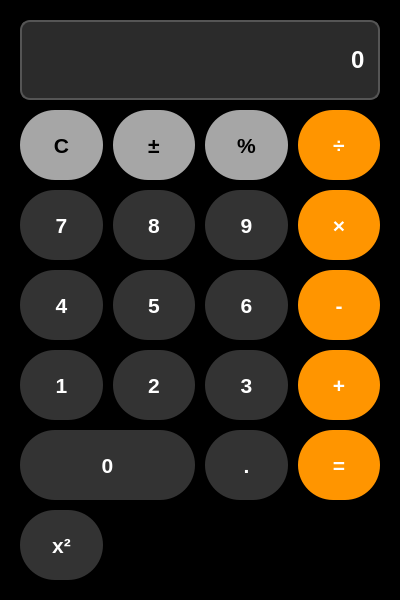
<?xml version="1.0" encoding="UTF-8"?>
<ui version="4.0">
 <class>Calculator</class>
 <widget class="QWidget" name="Calculator">
  <property name="geometry">
   <rect>
    <x>0</x>
    <y>0</y>
    <width>400</width>
    <height>500</height>
   </rect>
  </property>
  <property name="windowTitle">
   <string>Calculator</string>
  </property>
  <property name="styleSheet">
   <string>QWidget {
    background-color: #000000;
}</string>
  </property>
  <layout class="QVBoxLayout" name="main_layout">
   <property name="spacing">
    <number>10</number>
   </property>
   <property name="leftMargin">
    <number>20</number>
   </property>
   <property name="topMargin">
    <number>20</number>
   </property>
   <property name="rightMargin">
    <number>20</number>
   </property>
   <property name="bottomMargin">
    <number>20</number>
   </property>
   <item>
    <widget class="QLineEdit" name="display">
     <property name="minimumSize">
      <size>
       <width>0</width>
       <height>80</height>
      </size>
     </property>
     <property name="font">
      <font>
       <pointsize>18</pointsize>
       <bold>true</bold>
      </font>
     </property>
     <property name="styleSheet">
      <string>QLineEdit {
    background-color: #2b2b2b;
    color: white;
    border: 2px solid #555;
    border-radius: 10px;
    padding: 10px;
}</string>
     </property>
     <property name="text">
      <string>0</string>
     </property>
     <property name="alignment">
      <set>Qt::AlignRight|Qt::AlignVCenter</set>
     </property>
     <property name="readOnly">
      <bool>true</bool>
     </property>
    </widget>
   </item>
   <item>
    <layout class="QGridLayout" name="button_grid">
     <property name="spacing">
      <number>10</number>
     </property>
     <item row="0" column="0">
      <widget class="QPushButton" name="btn_clear">
       <property name="minimumSize">
        <size>
         <width>70</width>
         <height>70</height>
        </size>
       </property>
       <property name="font">
        <font>
         <pointsize>16</pointsize>
         <bold>true</bold>
        </font>
       </property>
       <property name="styleSheet">
        <string>QPushButton {
    background-color: #a6a6a6;
    color: black;
    border: none;
    border-radius: 35px;
    font-weight: bold;
}
QPushButton:hover {
    background-color: #bfbfbf;
}
QPushButton:pressed {
    background-color: #8a8a8a;
}</string>
       </property>
       <property name="text">
        <string>C</string>
       </property>
      </widget>
     </item>
     <item row="0" column="1">
      <widget class="QPushButton" name="btn_toggle_sign">
       <property name="minimumSize">
        <size>
         <width>70</width>
         <height>70</height>
        </size>
       </property>
       <property name="font">
        <font>
         <pointsize>16</pointsize>
         <bold>true</bold>
        </font>
       </property>
       <property name="styleSheet">
        <string>QPushButton {
    background-color: #a6a6a6;
    color: black;
    border: none;
    border-radius: 35px;
    font-weight: bold;
}
QPushButton:hover {
    background-color: #bfbfbf;
}
QPushButton:pressed {
    background-color: #8a8a8a;
}</string>
       </property>
       <property name="text">
        <string>±</string>
       </property>
      </widget>
     </item>
     <item row="0" column="2">
      <widget class="QPushButton" name="btn_percentage">
       <property name="minimumSize">
        <size>
         <width>70</width>
         <height>70</height>
        </size>
       </property>
       <property name="font">
        <font>
         <pointsize>16</pointsize>
         <bold>true</bold>
        </font>
       </property>
       <property name="styleSheet">
        <string>QPushButton {
    background-color: #a6a6a6;
    color: black;
    border: none;
    border-radius: 35px;
    font-weight: bold;
}
QPushButton:hover {
    background-color: #bfbfbf;
}
QPushButton:pressed {
    background-color: #8a8a8a;
}</string>
       </property>
       <property name="text">
        <string>%</string>
       </property>
      </widget>
     </item>
     <item row="0" column="3">
      <widget class="QPushButton" name="btn_divide">
       <property name="minimumSize">
        <size>
         <width>70</width>
         <height>70</height>
        </size>
       </property>
       <property name="font">
        <font>
         <pointsize>16</pointsize>
         <bold>true</bold>
        </font>
       </property>
       <property name="styleSheet">
        <string>QPushButton {
    background-color: #ff9500;
    color: white;
    border: none;
    border-radius: 35px;
    font-weight: bold;
}
QPushButton:hover {
    background-color: #ffad33;
}
QPushButton:pressed {
    background-color: #cc7700;
}</string>
       </property>
       <property name="text">
        <string>÷</string>
       </property>
      </widget>
     </item>
     <item row="1" column="0">
      <widget class="QPushButton" name="btn_7">
       <property name="minimumSize">
        <size>
         <width>70</width>
         <height>70</height>
        </size>
       </property>
       <property name="font">
        <font>
         <pointsize>16</pointsize>
         <bold>true</bold>
        </font>
       </property>
       <property name="styleSheet">
        <string>QPushButton {
    background-color: #333333;
    color: white;
    border: none;
    border-radius: 35px;
    font-weight: bold;
}
QPushButton:hover {
    background-color: #4d4d4d;
}
QPushButton:pressed {
    background-color: #1a1a1a;
}</string>
       </property>
       <property name="text">
        <string>7</string>
       </property>
      </widget>
     </item>
     <item row="1" column="1">
      <widget class="QPushButton" name="btn_8">
       <property name="minimumSize">
        <size>
         <width>70</width>
         <height>70</height>
        </size>
       </property>
       <property name="font">
        <font>
         <pointsize>16</pointsize>
         <bold>true</bold>
        </font>
       </property>
       <property name="styleSheet">
        <string>QPushButton {
    background-color: #333333;
    color: white;
    border: none;
    border-radius: 35px;
    font-weight: bold;
}
QPushButton:hover {
    background-color: #4d4d4d;
}
QPushButton:pressed {
    background-color: #1a1a1a;
}</string>
       </property>
       <property name="text">
        <string>8</string>
       </property>
      </widget>
     </item>
     <item row="1" column="2">
      <widget class="QPushButton" name="btn_9">
       <property name="minimumSize">
        <size>
         <width>70</width>
         <height>70</height>
        </size>
       </property>
       <property name="font">
        <font>
         <pointsize>16</pointsize>
         <bold>true</bold>
        </font>
       </property>
       <property name="styleSheet">
        <string>QPushButton {
    background-color: #333333;
    color: white;
    border: none;
    border-radius: 35px;
    font-weight: bold;
}
QPushButton:hover {
    background-color: #4d4d4d;
}
QPushButton:pressed {
    background-color: #1a1a1a;
}</string>
       </property>
       <property name="text">
        <string>9</string>
       </property>
      </widget>
     </item>
     <item row="1" column="3">
      <widget class="QPushButton" name="btn_multiply">
       <property name="minimumSize">
        <size>
         <width>70</width>
         <height>70</height>
        </size>
       </property>
       <property name="font">
        <font>
         <pointsize>16</pointsize>
         <bold>true</bold>
        </font>
       </property>
       <property name="styleSheet">
        <string>QPushButton {
    background-color: #ff9500;
    color: white;
    border: none;
    border-radius: 35px;
    font-weight: bold;
}
QPushButton:hover {
    background-color: #ffad33;
}
QPushButton:pressed {
    background-color: #cc7700;
}</string>
       </property>
       <property name="text">
        <string>×</string>
       </property>
      </widget>
     </item>
     <item row="2" column="0">
      <widget class="QPushButton" name="btn_4">
       <property name="minimumSize">
        <size>
         <width>70</width>
         <height>70</height>
        </size>
       </property>
       <property name="font">
        <font>
         <pointsize>16</pointsize>
         <bold>true</bold>
        </font>
       </property>
       <property name="styleSheet">
        <string>QPushButton {
    background-color: #333333;
    color: white;
    border: none;
    border-radius: 35px;
    font-weight: bold;
}
QPushButton:hover {
    background-color: #4d4d4d;
}
QPushButton:pressed {
    background-color: #1a1a1a;
}</string>
       </property>
       <property name="text">
        <string>4</string>
       </property>
      </widget>
     </item>
     <item row="2" column="1">
      <widget class="QPushButton" name="btn_5">
       <property name="minimumSize">
        <size>
         <width>70</width>
         <height>70</height>
        </size>
       </property>
       <property name="font">
        <font>
         <pointsize>16</pointsize>
         <bold>true</bold>
        </font>
       </property>
       <property name="styleSheet">
        <string>QPushButton {
    background-color: #333333;
    color: white;
    border: none;
    border-radius: 35px;
    font-weight: bold;
}
QPushButton:hover {
    background-color: #4d4d4d;
}
QPushButton:pressed {
    background-color: #1a1a1a;
}</string>
       </property>
       <property name="text">
        <string>5</string>
       </property>
      </widget>
     </item>
     <item row="2" column="2">
      <widget class="QPushButton" name="btn_6">
       <property name="minimumSize">
        <size>
         <width>70</width>
         <height>70</height>
        </size>
       </property>
       <property name="font">
        <font>
         <pointsize>16</pointsize>
         <bold>true</bold>
        </font>
       </property>
       <property name="styleSheet">
        <string>QPushButton {
    background-color: #333333;
    color: white;
    border: none;
    border-radius: 35px;
    font-weight: bold;
}
QPushButton:hover {
    background-color: #4d4d4d;
}
QPushButton:pressed {
    background-color: #1a1a1a;
}</string>
       </property>
       <property name="text">
        <string>6</string>
       </property>
      </widget>
     </item>
     <item row="2" column="3">
      <widget class="QPushButton" name="btn_subtract">
       <property name="minimumSize">
        <size>
         <width>70</width>
         <height>70</height>
        </size>
       </property>
       <property name="font">
        <font>
         <pointsize>16</pointsize>
         <bold>true</bold>
        </font>
       </property>
       <property name="styleSheet">
        <string>QPushButton {
    background-color: #ff9500;
    color: white;
    border: none;
    border-radius: 35px;
    font-weight: bold;
}
QPushButton:hover {
    background-color: #ffad33;
}
QPushButton:pressed {
    background-color: #cc7700;
}</string>
       </property>
       <property name="text">
        <string>-</string>
       </property>
      </widget>
     </item>
     <item row="3" column="0">
      <widget class="QPushButton" name="btn_1">
       <property name="minimumSize">
        <size>
         <width>70</width>
         <height>70</height>
        </size>
       </property>
       <property name="font">
        <font>
         <pointsize>16</pointsize>
         <bold>true</bold>
        </font>
       </property>
       <property name="styleSheet">
        <string>QPushButton {
    background-color: #333333;
    color: white;
    border: none;
    border-radius: 35px;
    font-weight: bold;
}
QPushButton:hover {
    background-color: #4d4d4d;
}
QPushButton:pressed {
    background-color: #1a1a1a;
}</string>
       </property>
       <property name="text">
        <string>1</string>
       </property>
      </widget>
     </item>
     <item row="3" column="1">
      <widget class="QPushButton" name="btn_2">
       <property name="minimumSize">
        <size>
         <width>70</width>
         <height>70</height>
        </size>
       </property>
       <property name="font">
        <font>
         <pointsize>16</pointsize>
         <bold>true</bold>
        </font>
       </property>
       <property name="styleSheet">
        <string>QPushButton {
    background-color: #333333;
    color: white;
    border: none;
    border-radius: 35px;
    font-weight: bold;
}
QPushButton:hover {
    background-color: #4d4d4d;
}
QPushButton:pressed {
    background-color: #1a1a1a;
}</string>
       </property>
       <property name="text">
        <string>2</string>
       </property>
      </widget>
     </item>
     <item row="3" column="2">
      <widget class="QPushButton" name="btn_3">
       <property name="minimumSize">
        <size>
         <width>70</width>
         <height>70</height>
        </size>
       </property>
       <property name="font">
        <font>
         <pointsize>16</pointsize>
         <bold>true</bold>
        </font>
       </property>
       <property name="styleSheet">
        <string>QPushButton {
    background-color: #333333;
    color: white;
    border: none;
    border-radius: 35px;
    font-weight: bold;
}
QPushButton:hover {
    background-color: #4d4d4d;
}
QPushButton:pressed {
    background-color: #1a1a1a;
}</string>
       </property>
       <property name="text">
        <string>3</string>
       </property>
      </widget>
     </item>
     <item row="3" column="3">
      <widget class="QPushButton" name="btn_add">
       <property name="minimumSize">
        <size>
         <width>70</width>
         <height>70</height>
        </size>
       </property>
       <property name="font">
        <font>
         <pointsize>16</pointsize>
         <bold>true</bold>
        </font>
       </property>
       <property name="styleSheet">
        <string>QPushButton {
    background-color: #ff9500;
    color: white;
    border: none;
    border-radius: 35px;
    font-weight: bold;
}
QPushButton:hover {
    background-color: #ffad33;
}
QPushButton:pressed {
    background-color: #cc7700;
}</string>
       </property>
       <property name="text">
        <string>+</string>
       </property>
      </widget>
     </item>
     <item row="4" column="0" colspan="2">
      <widget class="QPushButton" name="btn_0">
       <property name="minimumSize">
        <size>
         <width>150</width>
         <height>70</height>
        </size>
       </property>
       <property name="font">
        <font>
         <pointsize>16</pointsize>
         <bold>true</bold>
        </font>
       </property>
       <property name="styleSheet">
        <string>QPushButton {
    background-color: #333333;
    color: white;
    border: none;
    border-radius: 35px;
    font-weight: bold;
}
QPushButton:hover {
    background-color: #4d4d4d;
}
QPushButton:pressed {
    background-color: #1a1a1a;
}</string>
       </property>
       <property name="text">
        <string>0</string>
       </property>
      </widget>
     </item>
     <item row="4" column="2">
      <widget class="QPushButton" name="btn_decimal">
       <property name="minimumSize">
        <size>
         <width>70</width>
         <height>70</height>
        </size>
       </property>
       <property name="font">
        <font>
         <pointsize>16</pointsize>
         <bold>true</bold>
        </font>
       </property>
       <property name="styleSheet">
        <string>QPushButton {
    background-color: #333333;
    color: white;
    border: none;
    border-radius: 35px;
    font-weight: bold;
}
QPushButton:hover {
    background-color: #4d4d4d;
}
QPushButton:pressed {
    background-color: #1a1a1a;
}</string>
       </property>
       <property name="text">
        <string>.</string>
       </property>
      </widget>
     </item>
     <item row="4" column="3">
      <widget class="QPushButton" name="btn_equals">
       <property name="minimumSize">
        <size>
         <width>70</width>
         <height>70</height>
        </size>
       </property>
       <property name="font">
        <font>
         <pointsize>16</pointsize>
         <bold>true</bold>
        </font>
       </property>
       <property name="styleSheet">
        <string>QPushButton {
    background-color: #ff9500;
    color: white;
    border: none;
    border-radius: 35px;
    font-weight: bold;
}
QPushButton:hover {
    background-color: #ffad33;
}
QPushButton:pressed {
    background-color: #cc7700;
}</string>
       </property>
       <property name="text">
        <string>=</string>
       </property>
      </widget>
     </item>
     <item row="5" column="0">
      <widget class="QPushButton" name="btn_square">
       <property name="minimumSize">
        <size>
         <width>70</width>
         <height>70</height>
        </size>
       </property>
       <property name="font">
        <font>
         <pointsize>16</pointsize>
         <bold>true</bold>
        </font>
       </property>
       <property name="styleSheet">
        <string>QPushButton {
    background-color: #333333;
    color: white;
    border: none;
    border-radius: 35px;
    font-weight: bold;
}
QPushButton:hover {
    background-color: #4d4d4d;
}
QPushButton:pressed {
    background-color: #1a1a1a;
}</string>
       </property>
       <property name="text">
        <string>x²</string>
       </property>
      </widget>
     </item>
    </layout>
   </item>
  </layout>
 </widget>
 <resources/>
 <connections/>
</ui>
